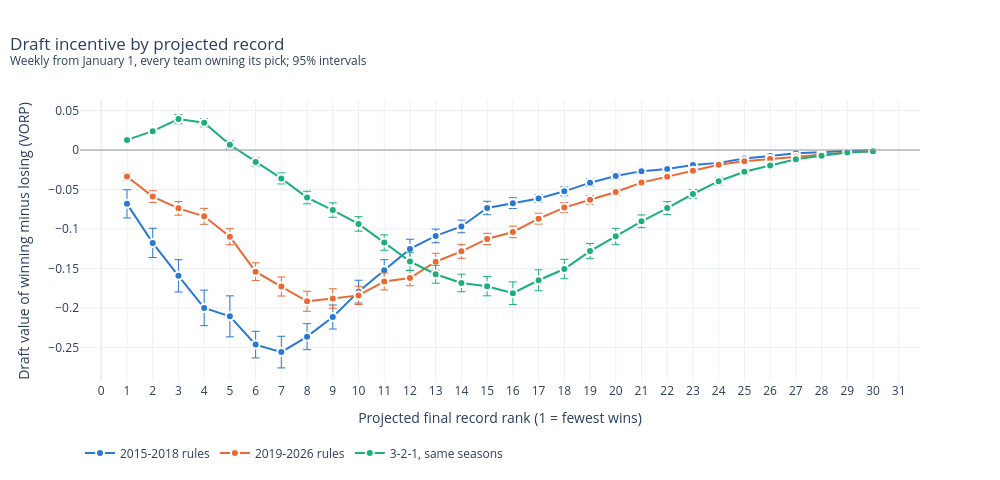

The cell this chart's notebook holds for it:
### Markdown cell above
## Draft incentive by projected record

### Code cell
replay = incentive.replay(FIRST, LAST)
replay_321 = incentive.replay(FIRST, LAST, rules=incentive.THREE_TWO_ONE)
curves = {"2015-2018 rules": incentive_by_rank(replay[replay["season"] <= 2018]),
          "2019-2026 rules": incentive_by_rank(replay[replay["season"] >= 2019]),
          "3-2-1, same seasons": incentive_by_rank(replay_321)}
plot_incentive_by_rank(curves).show()

### Figure 1 — Plotly figure (JSON) as saved in the notebook; plotly's stock layout.template omitted (floating-point values rounded to 4 significant figures)
{"data": [{"customdata": [60, 60, 60, 60, 60, 60, 60, 60, 60, 60, 60, 60, 60, 60, 60, 60, 60, 60, 60, 60, 60, 60, 60, 60, 60, 60, 60, 60, 60, 60], "error_y": {"array": [0.01788, 0.01855, 0.02047, 0.0225, 0.02598, 0.01683, 0.02003, 0.01645, 0.0152, 0.01445, 0.01333, 0.01221, 0.008661, 0.008021, 0.008496, 0.006826, 0.004927, 0.005638, 0.004528, 0.004617, 0.003684, 0.003611, 0.002654, 0.002524, 0.00212, 0.001726, 0.0007896, 0.0006748, 0.0002512, 0.0001072], "color": "#2a78d6", "thickness": 1, "type": "data"}, "hovertemplate": "<b>2015-2018 rules</b> rank %{x}: %{y:.3f} VORP (%{customdata:,} team-weeks)<extra></extra>", "line": {"color": "#2a78d6", "width": 2}, "marker": {"color": "#2a78d6", "line": {"color": "white", "width": 2}, "size": 8}, "mode": "lines+markers", "name": "2015-2018 rules", "type": "scatter", "x": [1.0, 2.0, 3.0, 4.0, 5.0, 6.0, 7.0, 8.0, 9.0, 10.0, 11.0, 12.0, 13.0, 14.0, 15.0, 16.0, 17.0, 18.0, 19.0, 20.0, 21.0, 22.0, 23.0, 24.0, 25.0, 26.0, 27.0, 28.0, 29.0, 30.0], "y": [-0.06818, -0.1177, -0.1594, -0.2, -0.2108, -0.2466, -0.2561, -0.2365, -0.2116, -0.1794, -0.1523, -0.1253, -0.1088, -0.09679, -0.07339, -0.06727, -0.06126, -0.05229, -0.04132, -0.03281, -0.0267, -0.02397, -0.01896, -0.01623, -0.0107, -0.00765, -0.00406, -0.002798, -0.0008471, -0.0003564]}, {"customdata": [110, 110, 110, 110, 110, 110, 110, 110, 110, 110, 110, 110, 110, 110, 110, 110, 110, 110, 110, 110, 110, 110, 110, 110, 110, 110, 110, 110, 110, 110], "error_y": {"array": [0.004556, 0.007373, 0.008688, 0.0101, 0.01022, 0.01116, 0.01206, 0.01273, 0.01231, 0.0116, 0.01066, 0.009763, 0.01073, 0.008818, 0.007141, 0.007304, 0.006857, 0.006422, 0.005521, 0.004604, 0.003759, 0.003592, 0.003064, 0.002207, 0.001664, 0.001481, 0.001407, 0.001001, 0.0006614, 0.0007239], "color": "#eb6834", "thickness": 1, "type": "data"}, "hovertemplate": "<b>2019-2026 rules</b> rank %{x}: %{y:.3f} VORP (%{customdata:,} team-weeks)<extra></extra>", "line": {"color": "#eb6834", "width": 2}, "marker": {"color": "#eb6834", "line": {"color": "white", "width": 2}, "size": 8}, "mode": "lines+markers", "name": "2019-2026 rules", "type": "scatter", "x": [1.0, 2.0, 3.0, 4.0, 5.0, 6.0, 7.0, 8.0, 9.0, 10.0, 11.0, 12.0, 13.0, 14.0, 15.0, 16.0, 17.0, 18.0, 19.0, 20.0, 21.0, 22.0, 23.0, 24.0, 25.0, 26.0, 27.0, 28.0, 29.0, 30.0], "y": [-0.03352, -0.05898, -0.07386, -0.08399, -0.1099, -0.1541, -0.1729, -0.1916, -0.1882, -0.1842, -0.1666, -0.1622, -0.1415, -0.1284, -0.1126, -0.1038, -0.08692, -0.07293, -0.06298, -0.05313, -0.04122, -0.03383, -0.02605, -0.01868, -0.01416, -0.01134, -0.008469, -0.005084, -0.003082, -0.001398]}, {"customdata": [170, 170, 170, 170, 170, 170, 170, 170, 170, 170, 170, 170, 170, 170, 170, 170, 170, 170, 170, 170, 170, 170, 170, 170, 170, 170, 170, 170, 170, 170], "error_y": {"array": [0.002179, 0.00348, 0.005877, 0.005344, 0.00517, 0.005049, 0.007013, 0.007929, 0.00915, 0.00919, 0.009765, 0.01153, 0.01135, 0.01116, 0.01222, 0.0143, 0.01329, 0.0123, 0.009656, 0.01017, 0.008114, 0.008201, 0.005727, 0.004867, 0.003856, 0.003223, 0.002072, 0.001637, 0.0007916, 0.0007918], "color": "#1baf7a", "thickness": 1, "type": "data"}, "hovertemplate": "<b>3-2-1, same seasons</b> rank %{x}: %{y:.3f} VORP (%{customdata:,} team-weeks)<extra></extra>", "line": {"color": "#1baf7a", "width": 2}, "marker": {"color": "#1baf7a", "line": {"color": "white", "width": 2}, "size": 8}, "mode": "lines+markers", "name": "3-2-1, same seasons", "type": "scatter", "x": [1.0, 2.0, 3.0, 4.0, 5.0, 6.0, 7.0, 8.0, 9.0, 10.0, 11.0, 12.0, 13.0, 14.0, 15.0, 16.0, 17.0, 18.0, 19.0, 20.0, 21.0, 22.0, 23.0, 24.0, 25.0, 26.0, 27.0, 28.0, 29.0, 30.0], "y": [0.01287, 0.02401, 0.03926, 0.03476, 0.006753, -0.01513, -0.0359, -0.06019, -0.07606, -0.0936, -0.1173, -0.1411, -0.1574, -0.1684, -0.1725, -0.1814, -0.165, -0.1508, -0.128, -0.1093, -0.0903, -0.07357, -0.05569, -0.03944, -0.02753, -0.01961, -0.01164, -0.007247, -0.003058, -0.001435]}], "layout": {"height": 480, "hoverlabel": {"bgcolor": "white"}, "legend": {"orientation": "h", "y": -0.2}, "shapes": [{"line": {"color": "#9a9a9a", "width": 1}, "type": "line", "x0": 0, "x1": 1, "xref": "x domain", "y0": 0, "y1": 0, "yref": "y"}], "title": {"text": "Draft incentive by projected record<br><sup>Weekly from January 1, every team owning its pick; 95% intervals</sup>", "x": 0.01}, "width": 1000, "xaxis": {"dtick": 1, "title": {"text": "Projected final record rank (1 = fewest wins)"}}, "yaxis": {"title": {"text": "Draft value of winning minus losing (VORP)"}}}}
